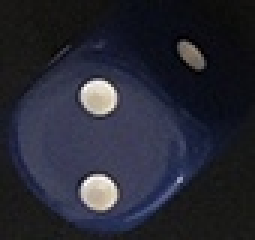
#> input picture Dices/blue/blue-1.jpg, 85 x 80 px (shown 3 times larger)
$ python count.py   (Python 2 division)   (older library calls are emulated)
#> lines starting #> are read from the running program, lines starting #| are printed output that depends on the picture; after the words box and inside, x2 and y2 are one past the last pixel; in counts of white or black regions, pixels touching at a corner belong together
#from cv2 import cv
import cv2
import random
import sys
import numpy as np

print cv2.__version__

DICE_SIZE = 16
BLUR_FACTOR = 5
RED_LOW_THRESHOLD = 209
MIN_PIP_AREA = 10

def resizeRect(rect, sizeFactor):
	return (rect[0], (rect[1][0] + sizeFactor,rect[1][1] + sizeFactor), rect[2])


#img = cv2.imread("dice3.jpg")
img = cv2.imread("blue-1.jpg")
#> img is the input picture: shape (80, 85, 3); mean B, G, R 51.4, 40.2, 38.9
#img = cv2.imread("dice-real-2.jpg")

### Threshold image

blurred = cv2.medianBlur(img,BLUR_FACTOR)

blue = cv2.split(blurred)[0]
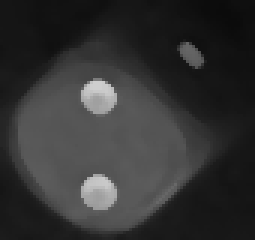
#> blue: shape (80, 85) (shown 3 times larger); min 11, max 206, mean 50.8
green = cv2.split(blurred)[1]
red = cv2.split(blurred)[2]

# Fetch the dice contours using red threshold. invert.
diceblocks = cv2.threshold(red, RED_LOW_THRESHOLD, 255, 1) # 185 --> 235
invdiceblocks = 255 - diceblocks[1]
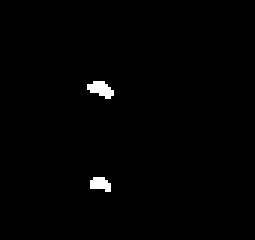
#> invdiceblocks: shape (80, 85) (shown 3 times larger); 0.88% white; 2 white regions, box (x1, y1, x2, y2) and area: (29, 27, 38, 33) 34, (30, 59, 37, 64) 26
##cv2.imshow("diceblocks",invdiceblocks)

# do a distance transform and normalize that so we can visualize and threshold it
pyramids = cv2.distanceTransform(invdiceblocks, 2, 3)
cv2.normalize(pyramids, pyramids, 0, 1.2, cv2.NORM_MINMAX)
#> pyramids: shape (80, 85) float32; min 0, max 1.2, mean 0.00584

# obtain markers for the watershed algorithm by thresholding
markers = cv2.threshold(pyramids, 0.8, 1, 0)[1]
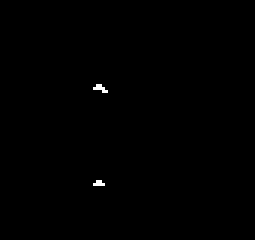
#> markers: shape (80, 85) float32 (shown 3 times larger); values 0 (black) and 1 (white), 0.21% white in thin lines or dots, all inside (x1, y1, x2, y2) = (31, 28, 36, 62)
##cv2.imshow("markers",markers)

# dilate the dice markers with a DICE_SIZE px element to capture all pips in the contours
#newImg = cv2.dilate(markers, cv2.getStructuringElement(cv2.MORPH_ELLIPSE,(DICE_SIZE, DICE_SIZE)))

# convert the numpy matrix from float [0..1] to int [0..255]
bwImg = cv2.convertScaleAbs(markers * 255)

# capture those contours!
_, pyramids, hierarchy = cv2.findContours(bwImg.copy(),cv2.RETR_TREE,cv2.CHAIN_APPROX_SIMPLE)
#> pyramids = 2 contours, all with area under 20
print str(len(pyramids)) + " dice."
#| 2 dice.

# fit a rotated rectangle on the distance transformed pyramid
for pyramid in pyramids:
	rect = cv2.minAreaRect(pyramid)
	# resize it to a certain dice size
	rect = resizeRect(rect, DICE_SIZE)

	floatBox = cv2.boxPoints(rect)
	intBox = np.int0(floatBox)
	bwImg = cv2.drawContours(bwImg,[intBox],0,(255,0,0),-1)

	pts1 = floatBox
	a,b,c,d = cv2.boundingRect(intBox)
	pts2 = np.float32([[a,b],[a+c,b],[a,b+d],[a+c,b+d]])

	M = cv2.getPerspectiveTransform(pts1,pts2)
	dst = cv2.warpPerspective(bwImg,M,pts2.shape)
#> this loop made 2 passes
#> (pyramid, rect, pts1, a, b, c, d, pts2) on pass 1: ([[32, 60], [31, 61], [34, 61], [33, 60]], ((32.5, 60.5), (17, 19), -90), [[42, 69], [23, 69], [23, 52], [42, 52]], 23, 52, 20, 18, [[23, 52], [43, 52], [23, 70], [43, 70]])
#> (rect, intBox, a, b, c, d, pts2, dst) on pass 2: (((33.2, 28.9), (17.58, 20.11), -71.57), [[39, 40], [20, 34], [26, 17], [45, 23]], 20, 17, 26, 24, [[20, 17], [46, 17], [20, 41], [46, 41]], [[0, 23, 68, 134], [0, 0, 18, 54]])
#> pass 1, `bwImg = cv2.drawContours(bwImg,[intBox],0,(255,0,0),-1)`:
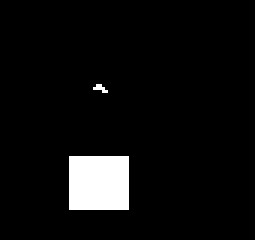
#> bwImg: shape (80, 85) (shown 3 times larger); 5.4% white; 2 white regions (1 under 20 px), largest, box (x1, y1, x2, y2) and area: (23, 52, 43, 70) 360
#> pass 2, `bwImg = cv2.drawContours(bwImg,[intBox],0,(255,0,0),-1)`:
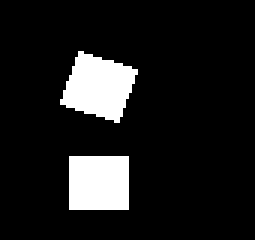
#> bwImg: shape (80, 85) (shown 3 times larger); 11.1% white; 2 white regions

# capture those large contours!
_, contours, hierarchy = cv2.findContours(bwImg.copy(),cv2.RETR_TREE,cv2.CHAIN_APPROX_SIMPLE)
#> contours = 2 contours; box (x1, y1, x2, y2) and area: (20, 17, 46, 41) 359, (23, 52, 43, 70) 323

# filter out the pips, and then cut out those using the contour areas
pips = 255 - cv2.threshold(cv2.cvtColor(blurred, cv2.COLOR_RGB2GRAY), 200, 255, 1)[1]
#> pips: shape (80, 85); 0.76% white; 2 white regions, box (x1, y1, x2, y2) and area: (29, 27, 38, 33) 32, (29, 59, 37, 63) 20
onlypips = cv2.bitwise_and(bwImg,pips)
#cv2.imshow("onlypips", onlypips)
dice = cv2.cvtColor(onlypips, cv2.COLOR_GRAY2RGB)

dice_results = [0,0,0,0,0,0]
wrongdice = 0

# look at each dice face and determine number of pips
for contour in contours:
	pips = 0

	# get the coordinates to cut out the dice face from the image
	# with only the pips
	rect = cv2.minAreaRect(contour)
	floatBox = cv2.boxPoints(rect)
	intBox = np.int0(floatBox)
	a,b,c,d = cv2.boundingRect(intBox)

	# cut out the dice face
	subimage = onlypips[b:b+d,a:a+c]
	# count the number of contours
	_,pip_contours, subhierarchy = cv2.findContours(subimage.copy(),cv2.RETR_TREE,cv2.CHAIN_APPROX_SIMPLE)
	for pip in pip_contours:
		# count pips only if they are of a certain size
		if cv2.contourArea(pip) >= MIN_PIP_AREA:
			pips = pips + 1

	# log erroneous dice
	if pips > 6 or pips == 0:
		wrongdice = wrongdice + 1
		print pips
	else:
		dice_results[pips - 1] = dice_results[pips - 1] + 1
		cv2.putText(dice,str(pips),(a,b-5),0,1,(0,0,255))
#> this loop made 2 passes
#> (contour, rect, intBox, a, b, c, d) on pass 1: ([[23, 52], [23, 69], [42, 69], [42, 52]], ((32.5, 60.5), (17, 19), -90), [[42, 69], [23, 69], [23, 52], [42, 52]], 23, 52, 20, 18)
#> (rect, floatBox, intBox, a, b, c, d) on pass 2: (((32.5, 28.5), (18.97, 20.87), -71.57), [[39.4, 40.8], [19.6, 34.2], [25.6, 16.2], [45.4, 22.8]], [[39, 40], [19, 34], [25, 16], [45, 22]], 19, 16, 27, 25)
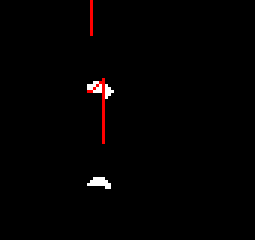
#> dice: shape (80, 85, 3) (shown 3 times larger); mean B, G, R 1.6, 1.6, 3
#> after the loop, dice_results = [2, 0, 0, 0, 0, 0]; wrongdice = 0

# print out the results
print dice_results
#| [2, 0, 0, 0, 0, 0]
print str(wrongdice) + " erroneous objects found."
#| 0 erroneous objects found.

cv2.drawContours(dice,contours,-1,(255,255,0),1)
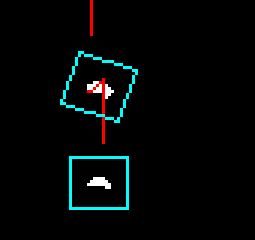
#> dice: shape (80, 85, 3) (shown 3 times larger); 2.12% of pixels changed, all inside (x1, y1, x2, y2) = (20, 17, 46, 70)
cv2.imshow('Dice', dice)
cv2.imshow('Original',img)
#cv2.cvtColor(blurred, cv2.COLOR_RGB2GRAY))

def doCallbackTest(value):
	# newImg = cv2.adaptiveThreshold(newImg,255,1,0,13,value)


	tmpImg = red.copy()
	newImg = 255 - cv2.threshold(tmpImg, value, 255, 1)[1] #cv2.threshold(src, thresh, maxval, type
	#cv2.drawContours(tmpImg,contours,-1,(0,255,0),1)

	cv2.imshow('Dice',newImg)
	#cv2.imshow('Original',tmpImg)

lowThreshold = 1
max_lowThreshold = 255
#cv2.namedWindow("Dice", 0)
#cv2.createTrackbar('Value','Dice',lowThreshold, max_lowThreshold, doCallbackTest)

#doCallback(lowThreshold)

cv2.waitKey(0)
cv2.destroyAllWindows()

$ run again, with Dices/blue/blue-2.jpg copied over Dices/blue/blue-1.jpg
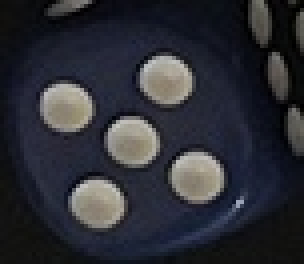
#> input picture Dices/blue/blue-2.jpg, 76 x 66 px (shown 4 times larger)
#> img is the input picture: shape (66, 76, 3); mean B, G, R 52.9, 45.9, 44.6
#> `blue = cv2.split(blurred)[0]`:
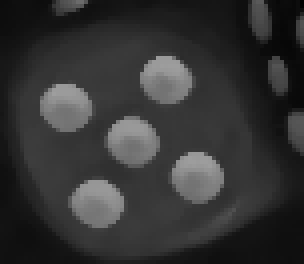
#> blue: shape (66, 76) (shown 4 times larger); min 0, max 158, mean 51.7
#> `green = cv2.split(blurred)[1]`:
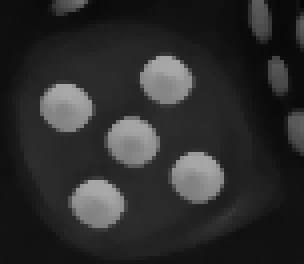
#> green: shape (66, 76) (shown 4 times larger); min 5, max 169, mean 44.6
#> invdiceblocks: shape (66, 76); every value is 0
#> `_, pyramids, hierarchy = cv2.findContours(bwImg.copy(),cv2.RETR_TREE,c..`: pyramids = []
#| 0 dice.
#> dice: shape (66, 76, 3); every value is 0
#> after the loop `for contour in contours:`: dice_results = [0, 0, 0, 0, 0, 0]; wrongdice = 0
#| [0, 0, 0, 0, 0, 0]
#| 0 erroneous objects found.

$ run again, with Dices/blue/blue-3.jpg copied over Dices/blue/blue-1.jpg
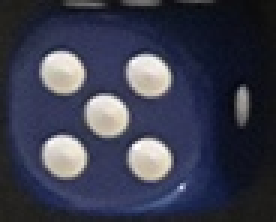
#> input picture Dices/blue/blue-3.jpg, 92 x 74 px (shown 3 times larger)
#> img is the input picture: shape (74, 92, 3); mean B, G, R 77.9, 61, 58.7
#> invdiceblocks: shape (74, 92); 5.2% white; 5 white regions, box (x1, y1, x2, y2) and area: (16, 46, 28, 56) 74, (44, 47, 56, 57) 73, (43, 19, 56, 29) 72, (16, 18, 28, 28) 70, (31, 32, 42, 42) 65
#> markers: shape (74, 92) float32; values 0 (black) and 1 (white), 1.4% white in thin lines or dots, all inside (x1, y1, x2, y2) = (18, 20, 54, 54)
#> `_, pyramids, hierarchy = cv2.findContours(bwImg.copy(),cv2.RETR_TREE,c..`: pyramids = 5 contours, all with area under 20
#| 5 dice.
#> the loop `for pyramid in pyramids:` made 5 passes
#> (rect, intBox, a, b, c, d, pts2, dst) on passes 1 to 2: (((49.89, 50.09), (18.89, 24.01), -66.8), [[57, 63], [35, 54], [42, 36], [64, 46]], 35, 36, 30, 28, [[35, 36], [65, 36], [35, 64], [65, 64]], [[218, 255, 255, 255], [167, 223, 255, 255]]), (((22.27, 49.35), (19.05, 24.6), -56.31), [[27, 64], [6, 50], [17, 34], [37, 48]], 6, 34, 32, 31, [[6, 34], [38, 34], [6, 65], [38, 65]], [[255, 255, 255, 255], [255, 255, 255, 255]])
#> after the loop `for pyramid in pyramids:`:
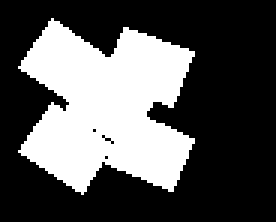
#> bwImg: shape (74, 92) (shown 3 times larger); 33.4% white; 1 white region
#> contours = 6 contours, 5 with area under 20; largest, box (x1, y1, x2, y2) and area: (6, 6, 65, 65) 2170
#> the loop `for contour in contours:` made 6 passes
#> (rect, floatBox, intBox, a, b, c, d, subimage) on pass 4: (((35.5, 46), (2.12, 2.12), -45), [[35.5, 47.5], [34, 46], [35.5, 44.5], [37, 46]], [[35, 47], [34, 46], [35, 44], [37, 46]], 34, 44, 4, 4, [[0, 0, 0, 0], [0, 0, 0, 0], [0, 0, 0, 0], [0, 0, 0, 0]])
#> (printed output is left out)
#> after the loop `for contour in contours:`: dice_results = [0, 0, 0, 0, 1, 0]; wrongdice = 5
#| [0, 0, 0, 0, 1, 0]
#| 5 erroneous objects found.
#> `cv2.drawContours(dice,contours,-1,(255,255,0),1)`:
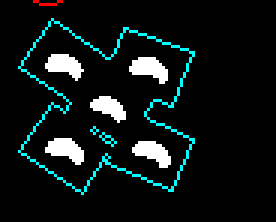
#> dice: shape (74, 92, 3) (shown 3 times larger); mean B, G, R 21.9, 21.9, 13.2

$ run again, with Dices/blue/blue-4.jpg copied over Dices/blue/blue-1.jpg
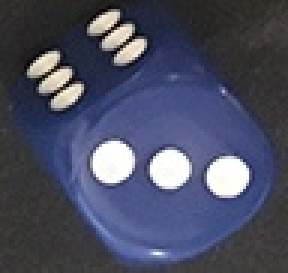
#> input picture Dices/blue/blue-4.jpg, 96 x 91 px (shown 3 times larger)
#> img is the input picture: shape (91, 96, 3); mean B, G, R 98.3, 78, 74.5
#> invdiceblocks: shape (91, 96); 6.4% white; 8 white regions (1 under 20 px), largest, box (x1, y1, x2, y2) and area: (31, 47, 45, 61) 147, (69, 53, 83, 65) 132, (50, 50, 63, 63) 125
#> markers: shape (91, 96) float32; values 0 (black) and 1 (white), 0.62% white in thin lines or dots, all inside (x1, y1, x2, y2) = (35, 51, 79, 61)
#> `_, pyramids, hierarchy = cv2.findContours(bwImg.copy(),cv2.RETR_TREE,c..`: pyramids = 3 contours, all with area under 20
#| 3 dice.
#> the loop `for pyramid in pyramids:` made 3 passes
#> (rect, intBox, pts1, a, b, c, d, pts2) on passes 1, 3: (((75.5, 58.5), (20.24, 18.83), -45), [[75, 72], [61, 59], [76, 44], [89, 58]], [[75, 72.31], [61.69, 59], [76, 44.69], [89.31, 58]], 61, 44, 29, 29, [[61, 44], [90, 44], [61, 73], [90, 73]]), (((37, 53.5), (20.95, 19.54), -45), [[36, 67], [22, 54], [37, 39], [51, 53]], [[36.5, 67.81], [22.69, 54], [37.5, 39.19], [51.31, 53]], 22, 39, 30, 29, [[22, 39], [52, 39], [22, 68], [52, 68]])
#> contours = 1 contour; box (x1, y1, x2, y2) and area: (22, 39, 90, 73) 1099
#> onlypips: shape (91, 96); 4.8% white; 3 white regions, box (x1, y1, x2, y2) and area: (31, 47, 45, 61) 152, (69, 52, 83, 65) 140, (50, 50, 63, 63) 128
#> the loop `for contour in contours:` made 1 pass
#> (rect, intBox, a, b, c, d, subhierarchy) on pass 1: (((55.57, 55.45), (27.9, 66.96), -82.69), [[87, 73], [20, 65], [24, 37], [90, 45]], 20, 37, 71, 37, [[1, -1, -1, -1], [2, 0, -1, -1], [-1, 1, -1, -1]])
#> after the loop `for contour in contours:`: dice_results = [0, 0, 1, 0, 0, 0]; wrongdice = 0
#| [0, 0, 1, 0, 0, 0]
#| 0 erroneous objects found.
#> `cv2.drawContours(dice,contours,-1,(255,255,0),1)`:
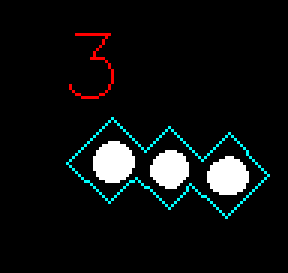
#> dice: shape (91, 96, 3) (shown 3 times larger); mean B, G, R 16.2, 16.2, 13.7
